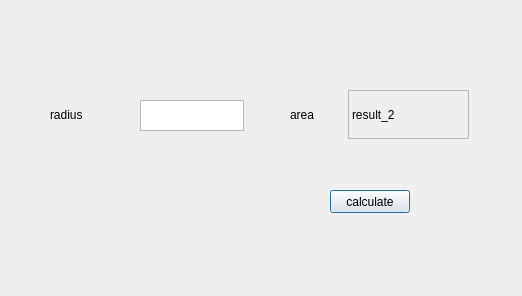
<?xml version="1.0" encoding="UTF-8"?>
<ui version="4.0">
 <class>result</class>
 <widget class="QDialog" name="result">
  <property name="geometry">
   <rect>
    <x>0</x>
    <y>0</y>
    <width>522</width>
    <height>296</height>
   </rect>
  </property>
  <property name="windowTitle">
   <string>Dialog</string>
  </property>
  <widget class="QPushButton" name="calculate">
   <property name="geometry">
    <rect>
     <x>330</x>
     <y>190</y>
     <width>80</width>
     <height>23</height>
    </rect>
   </property>
   <property name="text">
    <string>calculate</string>
   </property>
  </widget>
  <widget class="QLabel" name="result_2">
   <property name="geometry">
    <rect>
     <x>348</x>
     <y>90</y>
     <width>121</width>
     <height>49</height>
    </rect>
   </property>
   <property name="frameShape">
    <enum>QFrame::StyledPanel</enum>
   </property>
   <property name="frameShadow">
    <enum>QFrame::Sunken</enum>
   </property>
   <property name="text">
    <string>result_2</string>
   </property>
  </widget>
  <widget class="QLabel" name="area">
   <property name="geometry">
    <rect>
     <x>290</x>
     <y>80</y>
     <width>59</width>
     <height>70</height>
    </rect>
   </property>
   <property name="text">
    <string>area</string>
   </property>
  </widget>
  <widget class="QLabel" name="radius">
   <property name="geometry">
    <rect>
     <x>50</x>
     <y>80</y>
     <width>59</width>
     <height>70</height>
    </rect>
   </property>
   <property name="text">
    <string>radius</string>
   </property>
  </widget>
  <widget class="QTextEdit" name="input">
   <property name="geometry">
    <rect>
     <x>140</x>
     <y>100</y>
     <width>104</width>
     <height>31</height>
    </rect>
   </property>
  </widget>
 </widget>
 <layoutdefault spacing="6" margin="11"/>
 <resources/>
 <connections/>
</ui>
